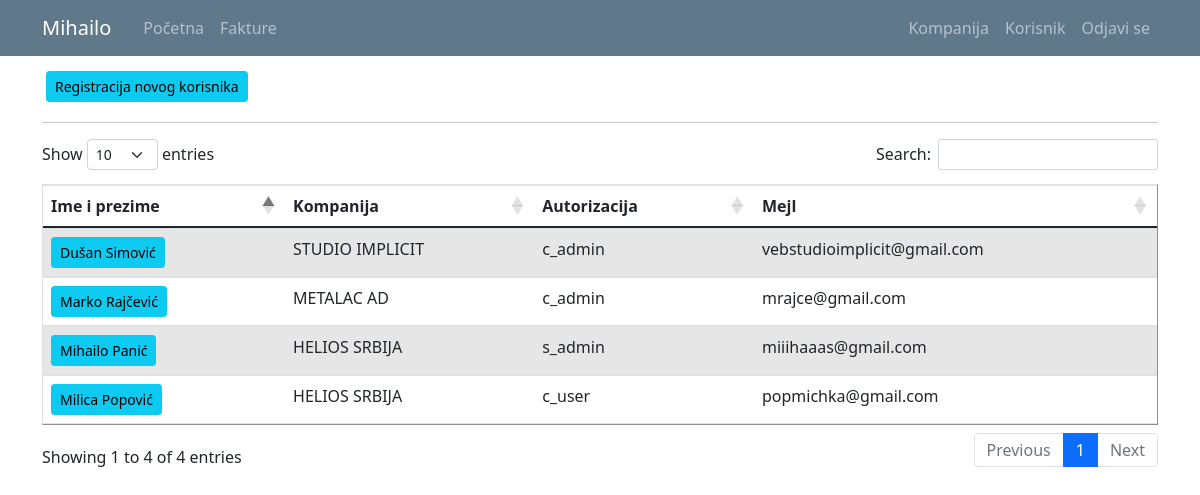
/user_list (signed in), run on an earlier commit of the app's database.
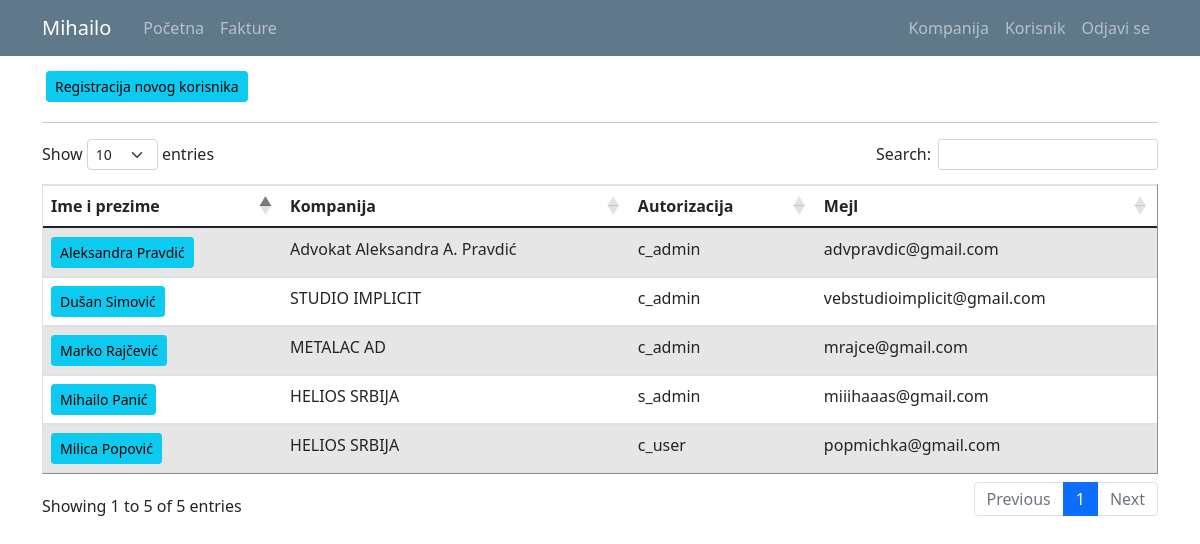
And on a later commit of the database.
### kpo/models.py (models this page shows, shortened)
class User(db.Model, UserMixin):
    id = db.Column(db.Integer, primary_key=True)
    email = db.Column(db.String(120), unique=True, nullable=False)
    password = db.Column(db.String(60), nullable = False)
    name = db.Column(db.String(20), unique=False, nullable=False)
    surname = db.Column(db.String(20), unique=False, nullable=False)
    workplace = db.Column(db.String(20), unique=False, nullable=False)
    authorization = db.Column(db.String(20), nullable = False) # ovde treba da budu tipovi korisnika: S_admin, C_admin, C_user
    gender = db.Column(db.String(1)) #(0, "srednji"), (1, "muški"), (2, "ženski")
    company_id = db.Column(db.Integer, db.ForeignKey('company.id'), nullable=True)
    invoices = db.relationship('Invoice', backref='invoice_user', lazy=True)

class Company(db.Model):
    id = db.Column(db.Integer, primary_key=True)
    companyname = db.Column(db.String(50), unique=True, nullable=False)         #Helios, Metalac, Tetrapak, Foka, Papir Print
    company_address = db.Column(db.String(50), unique=False, nullable=False)
    company_address_number = db.Column(db.String(5), nullable=False)
    company_zip_code = db.Column(db.Integer, nullable=False)
    company_city = db.Column(db.String(50), unique=False, nullable=False)
    company_state = db.Column(db.String(20), unique=False, nullable=False)
    company_pib = db.Column(db.Integer, nullable=False)
    company_mb = db.Column(db.Integer, nullable=False)
    company_site = db.Column(db.String(50), unique=True, nullable=False) #vidi imali neki model tipa db.Link()
    company_mail = db.Column(db.String(120), unique=True, nullable=False)
    company_phone = db.Column(db.String(20), nullable=False)
    company_logo = db.Column(db.String(60), nullable=False)
    users = db.relationship('User', backref='user_company', lazy=True)
    invoices = db.relationship('Invoice', backref='invoice_company', lazy=True)

### kpo/users/routes.py (the view)
@users.route("/user_list")
def user_list():
    if not current_user.is_authenticated:
        flash('You have to be logged in to access this page', 'danger')
        return redirect(url_for('users.login'))
    users = User.query.all()
    return render_template('user_list.html', title='Users', users=users)

### kpo/models.py (called while the page is built)
@login_manager.user_loader
def load_user(user_id):
    return User.query.get(int(user_id))

### kpo/templates/user_list.html (shortened to what this page needs)
{% extends "layout.html" %}
{% block content %}
{% if current_user.authorization != 'c_user' %}
  <a class="btn btn-info btn-sm m-1" href="{{ url_for('users.register_u') }}">Registracija novog korisnika</a>
{% endif %}
<hr>
<table id="data" border="1" class="table table-striped">
  {% if current_user.authorization == 's_admin' %}
    <thead>
      <tr id="header">
        <th>Ime i prezime</th>
        <th>Kompanija</th>
        <th>Autorizacija</th>
        <th>Mejl</th>
      </tr>
    </thead>
    <tbody>
      {% for user in users %}
        <tr>
          <td> <a class="btn btn-info btn-sm mr-2" href="{{ url_for('users.user_profile', user_id=user.id) }}" title="Izmenite korisnika">{{ user.name }} {{ user.surname }}</a> </td>
          <td>{{ user.user_company.companyname }}</td>
          <td>{{ user.authorization }}</td>
          <td>{{ user.email }}</td>
        </tr>
      {% endfor %}
    </tbody>
  {% endif %}
</table>
{% endblock %}

### kpo/templates/layout.html (shortened to what this page needs)
<!doctype html>
<html lang="en">
  <head>
    <link rel="stylesheet" href="https://cdn.jsdelivr.net/npm/bootstrap@4.3.1/dist/css/bootstrap.min.css">
    <link rel="stylesheet" type="text/css" href="{{ url_for('static', filename='main.css') }}">
    <link href="https://cdn.jsdelivr.net/npm/bootstrap@5.0.1/dist/css/bootstrap.min.css" rel="stylesheet">
    <link rel="stylesheet" type="text/css" href="https://cdn.datatables.net/1.10.25/css/dataTables.bootstrap5.css">
  </head>
  <body>
    <header class="site-header">
      <nav class="navbar navbar-expand-md navbar-dark bg-steel fixed-top">
        <div class="container">
          <a class="navbar-brand mr-4" href="/">{{ current_user.name }}</a>
          <div class="collapse navbar-collapse" id="navbarToggle">
            <div class="navbar-nav mr-auto">
              {% if current_user.is_authenticated %}
                <a class="nav-item nav-link" href="{{ url_for('main.home') }}">Početna</a>
                <a class="nav-item nav-link" href="{{ url_for('invoices.invoice_list') }}">Fakture</a>
              {% else %}
                <a class="nav-item nav-link" href="{{ url_for('main.home') }}">Početna</a>
                <a class="nav-item nav-link" href="{{ url_for('main.about') }}">O softveru</a>
              {% endif %}
            </div>
            <div class="navbar-nav">
              {% if current_user.is_authenticated %}
                {% if current_user.authorization == 's_admin' %}
                  <a class="nav-item nav-link" href="{{ url_for('companys.company_list') }}">Kompanija</a>
                  <a class="nav-item nav-link" href="{{ url_for('users.user_list') }}">Korisnik</a>
                  <a class="nav-item nav-link" href="{{ url_for('users.logout') }}">Odjavi se</a>
                {% elif current_user.authorization == 'c_admin'%}
                  <a class="nav-item nav-link" href="{{ url_for('companys.company_list') }}">Kompanija</a>
                  <a class="nav-item nav-link" href="{{ url_for('users.user_list') }}">Korisnik</a>
                  <a class="nav-item nav-link" href="{{ url_for('users.logout') }}">Odjavi se</a>
                {% else %}
                  <a class="nav-item nav-link" href="{{ url_for('users.user_list') }}">Korisnik</a>
                  <a class="nav-item nav-link" href="{{ url_for('users.logout') }}">Odjavi se</a>
                {% endif %}
              {% else %}
                <a class="nav-item nav-link" href="{{ url_for('users.login') }}">Prijavite se</a>
              {% endif %}
            </div>
          </div>
        </div>
      </nav>
    </header>
    <main role="main" class="container">
      <div class="row">
        <div class="">
          {% block content %}{% endblock %}
        </div>
      </div>
    </main>
  </body>
</html>

What changed in the data, as far as the page shows it:
added User: name "Aleksandra", surname "Pravdić", user_company.companyname "Advokat Aleksandra A. Pravdić", authorization "c_admin", email "advpravdic@gmail.com"
Also different on the page:
text written by a page script: "Show entries Search: Showing 1 to 4 of 4 entries Previous 1 Next" → "Show entries Search: Showing 1 to 5 of 5 entries Previous 1 Next"
